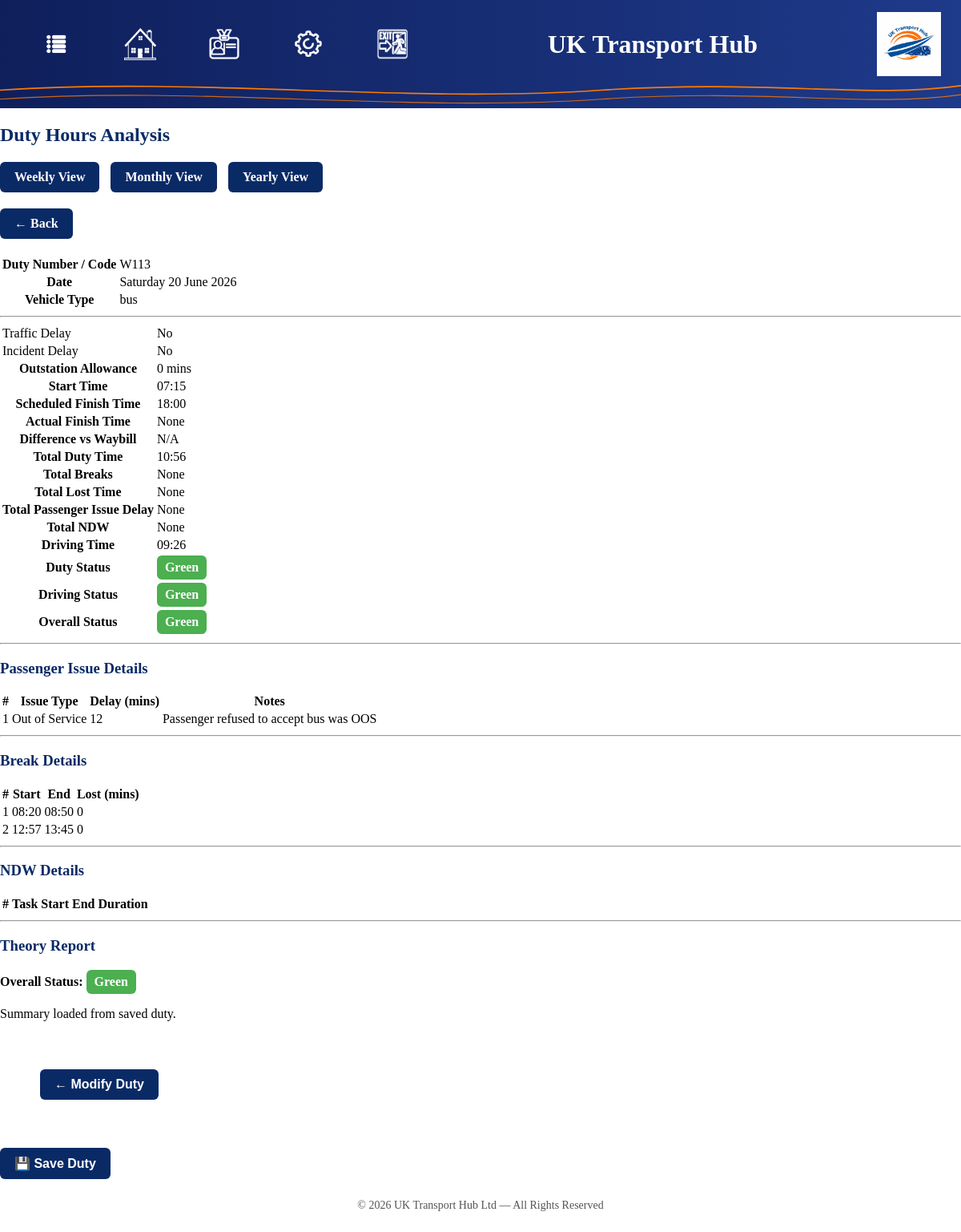
The app's page /analyse-summary/5 (signed in) with its own data.
### database.py (models this page shows, shortened)
class WeeklyDuty(db.Model):
    __tablename__ = "weekly_duties"
    id = db.Column(db.Integer, primary_key=True)
    user_id = db.Column(db.Integer, db.ForeignKey("users.id"), nullable=False)
    duty_date = db.Column(db.String(20))
    start_of_week = db.Column(db.String(20))
    duty_number = db.Column(db.String(20))
    vehicle_type = db.Column(db.String(20))
    start_time = db.Column(db.String(20))
    finish_time = db.Column(db.String(20))
    actual_finish_time = db.Column(db.String(20))
    total_duty = db.Column(db.String(20))
    driving_time = db.Column(db.String(20))
    breaks = db.Column(db.String(20))
    total_breaks = db.Column(db.String(20))
    traffic_delay = db.Column(db.String(20))
    traffic_delay_minutes = db.Column(db.String(20))
    incident_delay = db.Column(db.String(20))
    incident_delay_minutes = db.Column(db.String(20))
    delay_type = db.Column(db.String(50))
    passenger_issue = db.Column(db.String(20))
    total_passenger_issue = db.Column(db.String(20))
    total_lost_time = db.Column(db.String(20))
    ndw_entries = db.Column(db.String(20))
    total_ndw = db.Column(db.String(20))
    duty_status = db.Column(db.String(20))
    driving_status = db.Column(db.String(20))
    overall_status = db.Column(db.String(20))
    outstation_allowance = db.Column(db.String(20))

class User(db.Model, UserMixin):
    __tablename__ = "users"   # make sure this matches your actual table name in SQLite
    id = db.Column(db.Integer, primary_key=True)
    first_name = db.Column(db.String(50), nullable=False)
    last_name = db.Column(db.String(50), nullable=False)
    username = db.Column(db.String(100), nullable=True)
    email = db.Column(db.String(120), nullable=False, unique=True)
    password = db.Column(db.String(200), nullable=False)
    level = db.Column(db.Integer, default=4)
    role_superadmin = db.Column(db.Boolean, default=False)
    role_admin = db.Column(db.Boolean, default=False)
    role_driver = db.Column(db.Boolean, default=False)
    role_enthusiast = db.Column(db.Boolean, default=True)
    role_change_message = db.Column(db.String(255))
    downgrade_reason = db.Column(db.String(255))
    deleted = db.Column(db.Boolean, default=False)
    suspended_until = db.Column(db.DateTime, nullable=True)
    suspension_reason = db.Column(db.String(255), nullable=True)
    date_of_birth = db.Column(db.String(10), nullable=True)
    joined_date = db.Column(db.String(10), nullable=True)
    address = db.Column(db.String(200), nullable=True)
    postcode = db.Column(db.String(20), nullable=True)
    phone = db.Column(db.String(20), nullable=True)
    psv_number = db.Column(db.String(50), nullable=True)
    licence_number = db.Column(db.String(50), nullable=True)
    company = db.Column(db.String(120), nullable=True)
    region = db.Column(db.String(120), nullable=True)
    depot = db.Column(db.String(120), nullable=True)
    outstation = db.Column(db.String(120), nullable=True)
    week_start_override = db.Column(db.String(10), default=None)
    profile_photo = db.Column(db.String(300), nullable=True)
    totp_secret = db.Column(db.String(32), nullable=True)
    is_2fa_enabled = db.Column(db.Boolean, default=False, nullable=False)

### app.py (the view, shortened to what this page needs)
@app.route("/analyse-summary/<int:id>")
def analyse_summary(id):
    settings = Settings.query.filter_by(user_id=session.get("user_id")).first()
    duty = WeeklyDuty.query.get_or_404(id)
    try:
        d = datetime.strptime(duty.duty_date, "%Y-%m-%d")
        duty_date_full = d.strftime("%A %d %B %Y")
    except:
        duty_date_full = duty.duty_date  # fallback
    buses_list = []
    results = {
        "duty_number": duty.duty_number,
        "raw_date": duty.duty_date,
        "duty_date": duty_date_full,
        "vehicle_type": duty.vehicle_type,
        "buses": buses_list,
        "traffic_delay": "Yes" if duty.traffic_delay == "Yes" else "No",
        "traffic_delay_minutes": duty.traffic_delay_minutes,
        "incident_delay": "Yes" if duty.incident_delay else "No",   # ⭐ FIXED
        "incident_delay_minutes": duty.incident_delay_minutes,
        "outstation_allowance": duty.outstation_allowance,
        "start_time": duty.start_time,
        "finish_time": duty.finish_time,
        "actual_finish_time": duty.actual_finish_time,
        "finish_difference": "N/A",
        "total_duty": duty.total_duty,
        "driving_time": duty.driving_time,
        "breaks": json.loads(duty.breaks) if duty.breaks else [],
        "passenger_issue": json.loads(duty.passenger_issue) if duty.passenger_issue else [],
        "ndw_entries": json.loads(duty.ndw_entries) if duty.ndw_entries else [],
        "total_ndw": duty.total_ndw if hasattr(duty, "total_ndw") else "00:00",
        "duty_status": duty.duty_status,
        "driving_status": duty.driving_status,
        "overall_status": duty.overall_status,
        "theory_report": "Summary loaded from saved duty."
    }
    results["total_breaks"] = duty.total_breaks
    results["total_passenger_issue"] = duty.total_passenger_issue
    results["total_lost_time"] = duty.total_lost_time
    return_to = request.args.get("return_to", "weekly")
    return render_template(
        "analyse_waybill.html",
        results=results,
        settings=settings,
        return_to=return_to
    )

### app.py (called while the page is built)
@login_manager.user_loader
def load_user(user_id):
    return db.session.get(User, int(user_id))

def load_maintenance_state():
    try:
        if os.path.exists(STATE_FILE):
            with open(STATE_FILE, "r") as f:
                data = json.load(f)
                return data.get("maintenance_mode", False)
    except Exception as e:
        app.logger.error(f"Error loading maintenance state: {e}")
    return False

@app.before_request
def store_last_page():
    if request.method == "GET":
        if request.path != "/settings":
            session["last_page"] = request.path

@app.context_processor
def inject_home_target():
    user_id = session.get("user_id")
    if not user_id:
        return dict(
            home_target="login",
            user_roles=[]
        )
    user = db.session.get(User, user_id)
    if not user:
        return dict(
            home_target="login",
            user_roles=[]
        )
    if user.role_driver:
        home = "driver_dashboard"
    elif user.role_enthusiast:
        home = "enthusiast_dashboard"
    else:
        home = "enthusiast_dashboard"
    return dict(
        home_target=home,
        user_roles=get_all_roles(user)
    )

def get_all_roles(user):
    if not user.is_authenticated:
        return []
    roles = []
    if current_user.role_superadmin:
        roles.append("Superadmin")
    if current_user.role_admin:
        roles.append("Admin")
    if user.role_driver:
        roles.append("Driver")
    if user.role_enthusiast:
        roles.append("Enthusiast")
    return roles

### templates/analyse_waybill.html (shortened to what this page needs)
{% extends "base.html" %}
{% set home_target = "driver_dashboard" %}
{% set is_UK_transport_hub = True %}
{% set page_title = "UK Transport Hub" %}
{% block content %}
<h2>Duty Hours Analysis</h2>
<div style="margin-bottom: 20px;">
    <a href="/weekly_view" class="btn btn-primary" style="margin-right: 10px;">Weekly View</a>
    <a href="/monthly-view" class="btn btn-primary" style="margin-right: 10px;">Monthly View</a>
    <a href="/yearly-view" class="btn btn-primary">Yearly View</a>
</div>
<div style="margin-bottom: 20px;">
    <a href="/" class="btn btn-secondary">← Back</a>
</div>
<div class="results">
<table class="results-table">
    <tr>
        <th>Duty Number / Code</th>
        <td>{{ results.duty_number }}</td>
    </tr>
    <tr>
        <th>Date</th>
        <td>{{ results.duty_date }}</td>
    </tr>
    <tr>
        <th>Vehicle Type</th>
        <td>{{ results.vehicle_type }}</td>
    </tr>
</table>
<hr>
<table class="results-table">
    <tr>
        <td>Traffic Delay</td>
        <td>
            {% set traffic_mins = results.traffic_delay_minutes | default(0) | int %}
            {% if traffic_mins > 0 %}
                Yes ({{ traffic_mins }} mins)
            {% else %}
                No
            {% endif %}
        </td>
    </tr>
    <tr>
        <td>Incident Delay</td>
        <td>
            {% set incident_mins = results.incident_delay_minutes | default(0) | int %}
            {% if incident_mins > 0 %}
                Yes ({{ incident_mins }} mins)
            {% else %}
                No
            {% endif %}
        </td>
    </tr>
    <tr>
        <th>Outstation Allowance</th>
        <td>{{ results.outstation_allowance }} mins</td>
    </tr>
    <tr>
        <th>Start Time</th>
        <td>{{ results.start_time }}</td>
    </tr>
    <tr>
        <th>Scheduled Finish Time</th>
        <td>{{ results.finish_time }}</td>
    </tr>
    <tr>
        <th>Actual Finish Time</th>
        <td>{{ results.actual_finish_time }}</td>
    </tr>
    <tr>
        <th>Difference vs Waybill</th>
        <td>{{ results.finish_difference }}</td>
    </tr>
    <tr>
        <th>Total Duty Time</th>
        <td>{{ results.total_duty }}</td>
    </tr>
    <tr>
        <th>Total Breaks</th>
        <td>{{ results.total_breaks }}</td>
    </tr>
    <tr>
        <th>Total Lost Time</th>
        <td>{{ results.total_lost_time }}</td>
    </tr>
    <tr>
        <th>Total Passenger Issue Delay</th>
        <td>{{ results.total_passenger_issue }}</td>
    </tr>
    <tr>
        <th>Total NDW</th>
        <td>{{ results.total_ndw }}</td>
    </tr>
    <tr>
        <th>Driving Time</th>
        <td>{{ results.driving_time }}</td>
    </tr>
    <tr>
        <th>Duty Status</th>
        <td>
            <span class="status-badge {{ results.duty_status|lower }}">
                {{ results.duty_status }}
            </span>
        </td>
    </tr>
    <tr>
        <th>Driving Status</th>
        <td>
            <span class="status-badge {{ results.driving_status|lower }}">
                {{ results.driving_status }}
            </span>
        </td>
    </tr>
    <tr>
        <th>Overall Status</th>
        <td>
            <span class="status-badge {{ results.overall_status|lower }}">
                {{ results.overall_status }}
            </span>
        </td>
    </tr>
</table>
<hr>
<h3>Passenger Issue Details</h3>
<table class="results-table">
    <tr>
        <th>#</th>
        <th>Issue Type</th>
        <th>Delay (mins)</th>
        <th>Notes</th>
    </tr>
    {% for i in results.passenger_issue %}
        {% if i.type or i.delay or i.notes %}
        <tr>
            <td>{{ loop.index }}</td>
            <td>{{ i.type if i.type else "—" }}</td>
            <td>{{ i.delay if i.delay else "0" }}</td>
            <td>{{ i.notes if i.notes else "—" }}</td>
        </tr>
        {% endif %}
    {% endfor %}
</table>
<hr>
<h3>Break Details</h3>
<table class="results-table">
    <tr>
        <th>#</th>
        <th>Start</th>
        <th>End</th>
        <th>Lost (mins)</th>
    </tr>
    {% for b in results.breaks %}
        {% if b.start or b.end or b.lost %}
        <tr>
            <td>{{ loop.index }}</td>
            <td>{{ b.start if b.start else "—" }}</td>
            <td>{{ b.end if b.end else "—" }}</td>
            <td>{{ b.lost if b.lost else "0" }}</td>
        </tr>
        {% endif %}
    {% endfor %}
</table>
<hr>
<h3>NDW Details</h3>
<table class="results-table">
    <tr>
        <th>#</th>
        <th>Task</th>
        <th>Start</th>
        <th>End</th>
        <th>Duration</th>
    </tr>
</table>
<hr>
<h3>Theory Report</h3>
<div class="theory-report">
    <p><strong>Overall Status:</strong>
        <span class="status-badge {{ results.overall_status|lower }}">
            {{ results.overall_status }}
        </span>
    </p>
    <p>{{ results.theory_report }}</p>
    <form action="/duty-hours-checker" method="POST" style="margin-top:20px;">
        <button type="submit" class="btn">← Modify Duty</button>
    </form>
    <form action="/save-duty?return_to={{ request.args.get('return_to', 'weekly') }}" method="POST" style="margin-top:10px;">
        <button type="submit" class="btn btn-green">💾 Save Duty</button>
    </form>
</div>
</div>
{% endblock %}

### static/style.css (style rules this page uses)
.btn, .save-btn, .account-btn { background-color: #0A2A66 !important; color: #fff !important; padding: 10px 18px !important; border-radius: 6px !important; font-weight: 600 !important; border: none !important; cursor: pointer !important; transition: 0.2s ease-in-out !important; text-decoration: none !important; }
form .btn { width: auto !important; }
html, body { height: 100%; margin: 0; }
body { display: flex; flex-direction: column; }
form[action="/duty-hours-checker"] { max-width: 1100px !important; width: 100% !important; margin: 40px auto !important; padding: 20px !important; }
.status-badge { display: inline-block; padding: 6px 10px; border-radius: 6px; font-weight: 600; color: #fff; }
.status-badge.green { background: #4CAF50; }
:root { --hub-blue: #0A2A66; --hub-blue-dark: #061B44; --hub-grey: #f5f5f5; --hub-text: #333; }
h2, h3, h4 { color: var(--hub-blue); font-weight: 700; }
.btn { background: var(--hub-blue); color: #fff; padding: 8px 16px; border-radius: 6px; font-size: 1rem; font-weight: 600; text-decoration: none; display: inline-block; margin-right: 10px; transition: background 0.2s ease; }

### records on screen
WeeklyDuty: duty_number "W113", vehicle_type "bus", start_time "07:15", finish_time "18:00", total_duty "10:56", driving_time "09:26", duty_status "Green", driving_status "Green", overall_status "Green"
User: actual_finish_time "None", total_breaks "None", total_lost_time "None", total_passenger_issue "None", total_ndw "None"

### other values on screen
{{ page_title if page_title else "UK Transport Hub" }} "UK Transport Hub"
{{ results.duty_date }} "Saturday 20 June 2026"
{{ results.outstation_allowance }} "0"
{{ results.finish_difference }} "N/A"
{{ i.type if i.type else "—" }} "Out of Service"
{{ i.delay if i.delay else "0" }} "12"
{{ i.notes if i.notes else "—" }} "Passenger refused to accept bus was OOS"
{{ b.start if b.start else "—" }} "08:20" "12:57"
{{ b.end if b.end else "—" }} "08:50" "13:45"
{{ b.lost if b.lost else "0" }} "0" "0"
{{ results.theory_report }} "Summary loaded from saved duty."
